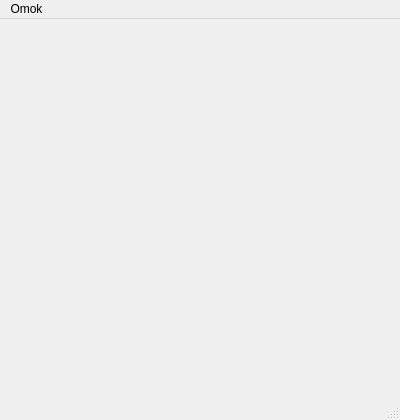
<?xml version="1.0" encoding="UTF-8"?>
<ui version="4.0">
 <class>MainWindow</class>
 <widget class="QMainWindow" name="MainWindow">
  <property name="geometry">
   <rect>
    <x>0</x>
    <y>0</y>
    <width>400</width>
    <height>420</height>
   </rect>
  </property>
  <property name="windowTitle">
   <string>MainWindow</string>
  </property>
  <widget class="QWidget" name="centralwidget"/>
  <widget class="QMenuBar" name="menubar">
   <property name="geometry">
    <rect>
     <x>0</x>
     <y>0</y>
     <width>400</width>
     <height>21</height>
    </rect>
   </property>
   <widget class="QMenu" name="menuOmok">
    <property name="title">
     <string>Omok</string>
    </property>
   </widget>
   <addaction name="menuOmok"/>
  </widget>
  <widget class="QStatusBar" name="statusbar"/>
 </widget>
 <resources/>
 <connections/>
</ui>
